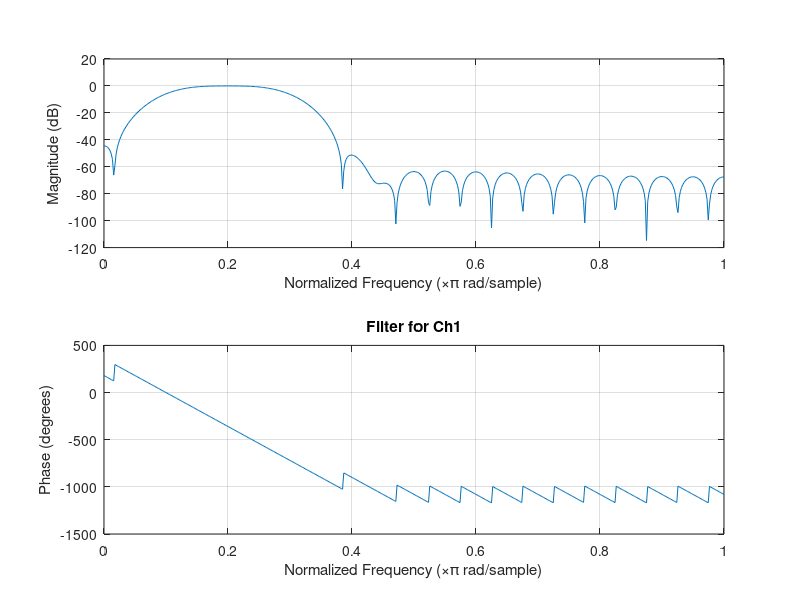
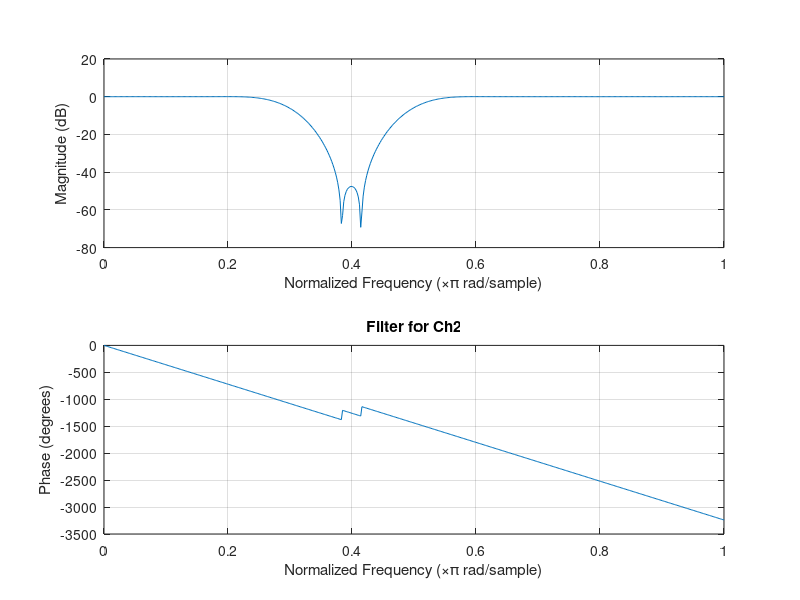
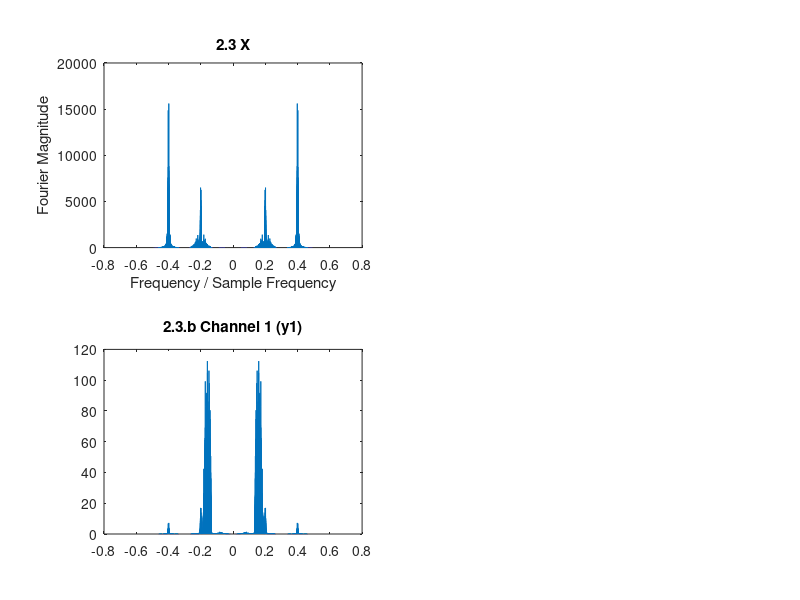

The MATLAB script that drew these images, in order:

% 2.3
WnCh1 = [0.1 0.3];
Ch1Filter=fir1(40,WnCh1); % use this to filter the first channel 
figure;freqz(Ch1Filter)
title('Filter for Ch1');
WnCh2 = [0.3 0.5];
Ch2Filter=fir1(40,WnCh2,'stop'); % use this to filter the first channel 
figure;freqz(Ch2Filter)
title('Filter for Ch2');

load proj2_wave2 
x = double(x)/32768;
X = fft(x);
n = (length(X)-1)/2;
f = (-n:n)/n/2;
figure
subplot(2,2,1);
plot(f,fftshift(abs(X)));
xlabel('Frequency / Sample Frequency');
ylabel('Fourier Magnitude');
title('2.3 X');

% a
% Channel one: 0.20
% Channel two: 0.40

% b
% filter channel 1
channel1=filter(Ch1Filter,1,x);
Y1 = fft(channel1);
n = (length(Y1)-1)/2;
f = (-n:n)/n/2;
subplot(2,2,3);
plot(f,fftshift(abs(Y1)));
title('2.3.b Channel 1 (y1)');

% % filter channel 2
% channel2=filter(Ch2Filter,1,x);
% Y2 = fft(channel2);
% n = (length(Y2)-1)/2;
% f = (-n:n)/n/2;
% subplot(2,2,4);
% plot(f,fftshift(abs(Y2)));
% title('2.3.b Channel 2 (y2)');

